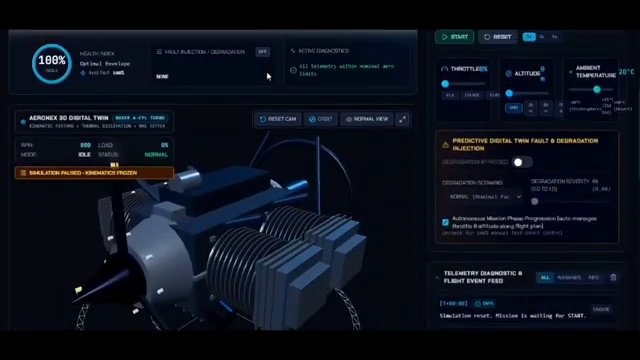
#> input picture scratch/competitor_videos/aeronex_oXN3gUaqNHA_f1.jpg, 640 x 360 px; its folder holds 4 pictures in this run
$ python ocr_frames.py
#> lines starting #> are read from the running program, lines starting #| are printed output that depends on the picture
import cv2
import glob
import os
import pytesseract

# Set tesseract path if in standard location, else try default
tess_paths = [
    r"C:\Program Files\Tesseract-OCR\tesseract.exe",
    r"C:\Users\Aayush\AppData\Local\Programs\Tesseract-OCR\tesseract.exe",
    r"C:\Program Files (x86)\Tesseract-OCR\tesseract.exe"
]
for p in tess_paths:
    if os.path.exists(p):
        pytesseract.pytesseract.tesseract_cmd = p
        break

frames = sorted(glob.glob('scratch/competitor_videos/*.jpg'))
ocr_results = {}

for f in frames:
    try:
        img = cv2.imread(f)
#> img is the input picture: shape (360, 640, 3); mean B, G, R 27.6, 16.8, 11.8
        gray = cv2.cvtColor(img, cv2.COLOR_BGR2GRAY)
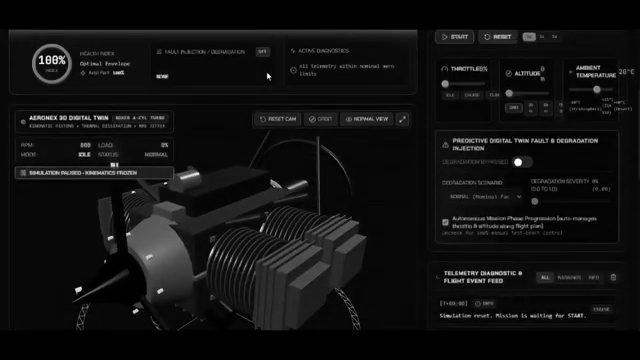
#> gray: shape (360, 640); min 0, max 255, mean 16.5
        text = pytesseract.image_to_string(gray)
        clean_text = " ".join(text.split())
        if clean_text:
            ocr_results[os.path.basename(f)] = clean_text[:300]
            print(f"{os.path.basename(f)}: {clean_text[:120]}...")
    except Exception as e:
        print(f"Error on {f}: {e}")
#> pass 2 of the loop `for f in frames:`:
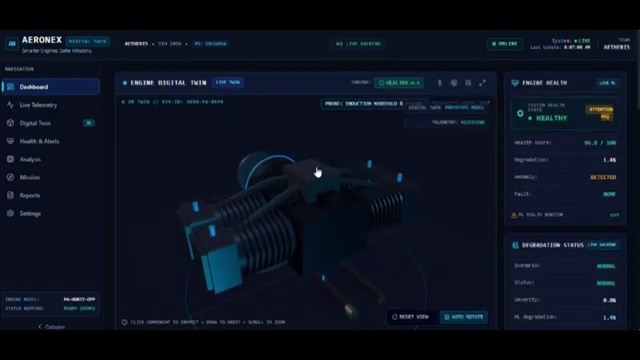
#> input picture scratch/competitor_videos/aeronex_oXN3gUaqNHA_f2.jpg, 640 x 360 px
#> img is the input picture: shape (360, 640, 3); mean B, G, R 30.7, 17.6, 11.6
#> `gray = cv2.cvtColor(img, cv2.COLOR_BGR2GRAY)`:
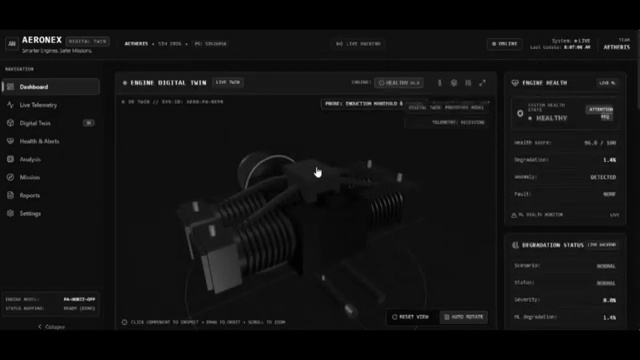
#> gray: shape (360, 640); min 0, max 254, mean 17.4
#> pass 3 of the loop `for f in frames:`:
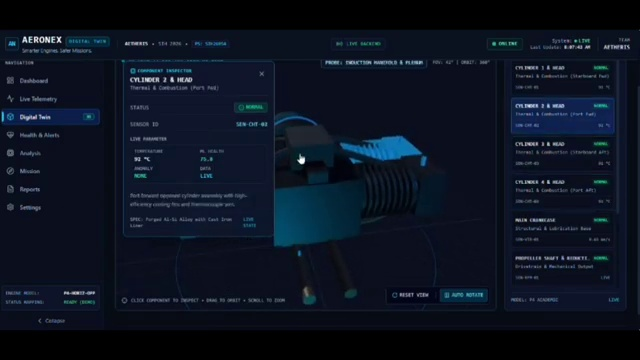
#> input picture scratch/competitor_videos/aeronex_oXN3gUaqNHA_f3.jpg, 640 x 360 px
#> img is the input picture: shape (360, 640, 3); mean B, G, R 32.9, 19.1, 11.9
#> `gray = cv2.cvtColor(img, cv2.COLOR_BGR2GRAY)`:
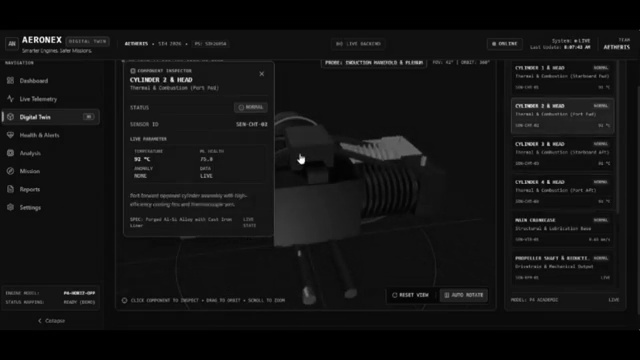
#> gray: shape (360, 640); min 0, max 253, mean 18.6
#> the loop made 4 passes; the first 3 are shown
